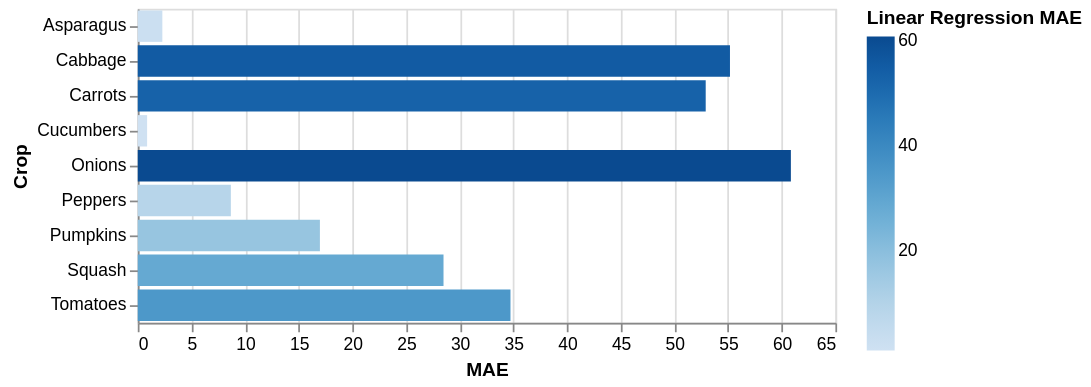

Express this chart as Vega-Lite.
### Vega-Lite specification from a JSON file in a GitHub repository (floating-point values rounded to 4 significant figures)
{"config": {"view": {"continuousWidth": 400, "continuousHeight": 300}}, "data": {"name": "data-d34ce068d6814da6c4325f665bad2d5b"}, "mark": "bar", "encoding": {"color": {"condition": {"field": "Linear Regression MAE", "type": "quantitative", "selection": "selector002"}, "value": "grey"}, "tooltip": [{"field": "Linear Regression MAE", "type": "quantitative"}, {"field": "Crop", "type": "nominal"}], "x": {"field": "Linear Regression MAE", "title": "MAE", "type": "quantitative"}, "y": {"field": "Crop", "type": "nominal"}}, "selection": {"selector002": {"type": "single"}}, "$schema": "https://vega.github.io/schema/vega-lite/v5.json", "datasets": {"data-d34ce068d6814da6c4325f665bad2d5b": [{"Crop": "Asparagus", "Linear Regression MAE": 2.29}, {"Crop": "Cabbage", "Linear Regression MAE": 55.18}, {"Crop": "Carrots", "Linear Regression MAE": 52.92}, {"Crop": "Cucumbers", "Linear Regression MAE": 0.8704}, {"Crop": "Onions", "Linear Regression MAE": 60.85}, {"Crop": "Peppers", "Linear Regression MAE": 8.672}, {"Crop": "Pumpkins", "Linear Regression MAE": 16.97}, {"Crop": "Squash", "Linear Regression MAE": 28.49}, {"Crop": "Tomatoes", "Linear Regression MAE": 34.73}]}}
